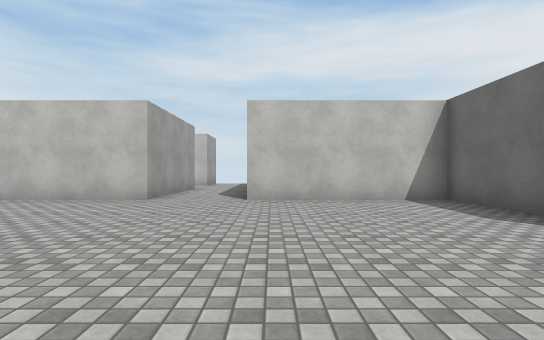
View 1 (above)

24 first-person views from a walk through a Unity game level. The camera is 1.2 m above the floor, looks level and sees 80° across. The floor is counted in squares, 2 m on a side. Each view is taken from the middle of a square. On the plan, view 1 faces up. The plan holds only what a view shows up to about 10 squares ahead; the rest is blank. The place goes on beyond the plan. Surface patterns are stand-ins for the level's own textures.

View 2
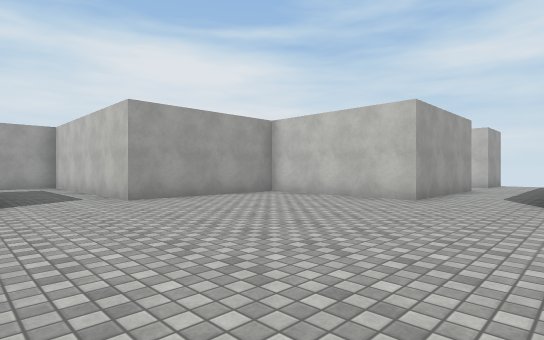

View 3
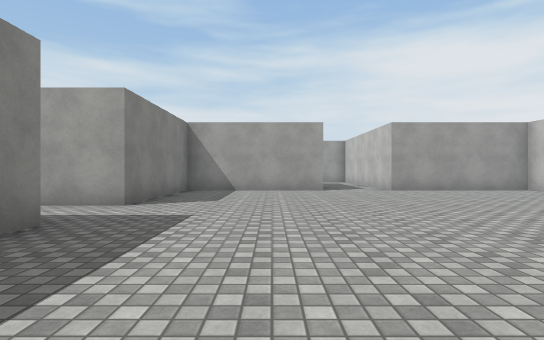

View 4
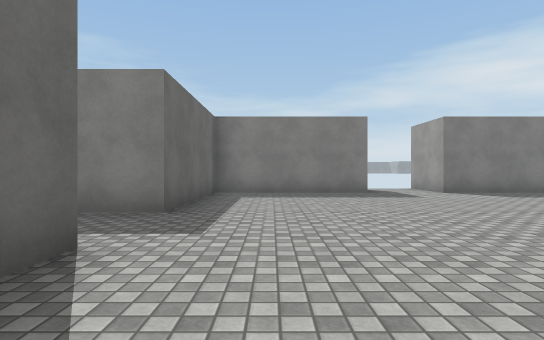

View 5
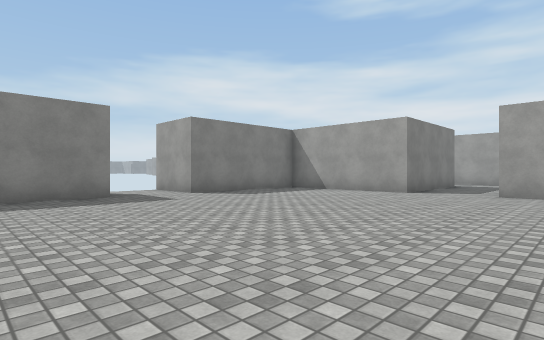

View 6
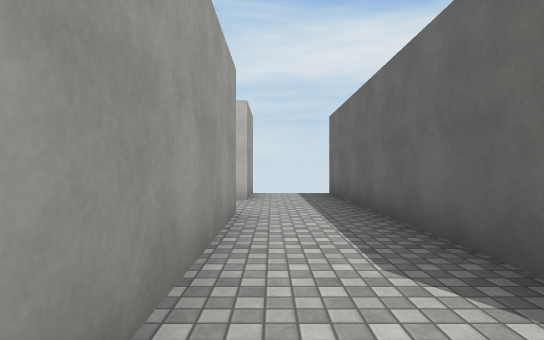

View 7
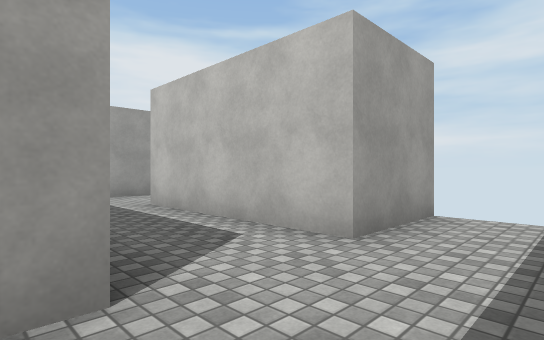

View 8
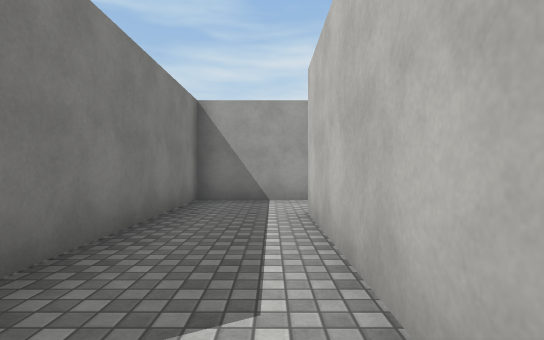

View 9
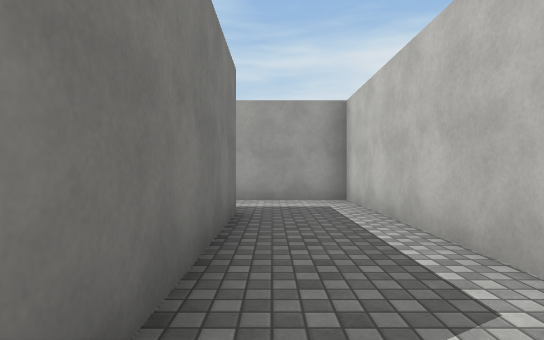

View 10
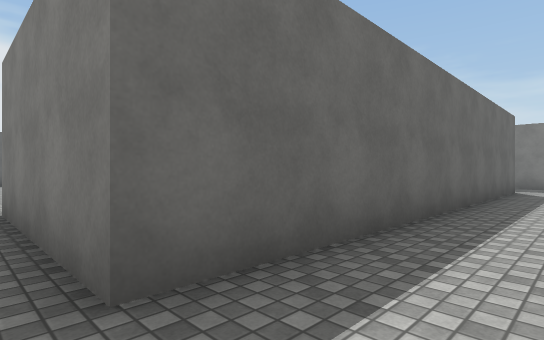

View 11
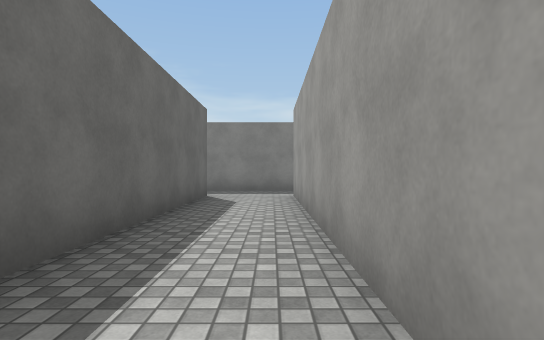

View 12
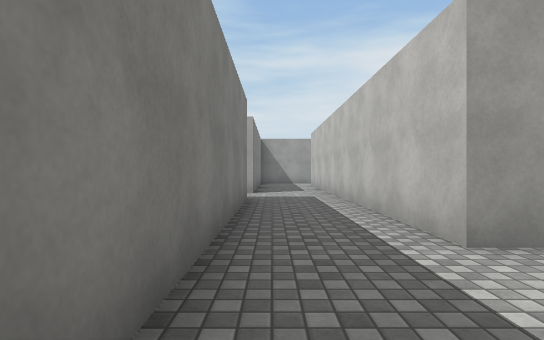

View 13
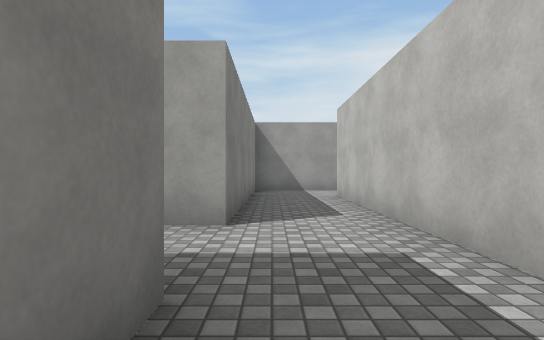

View 14
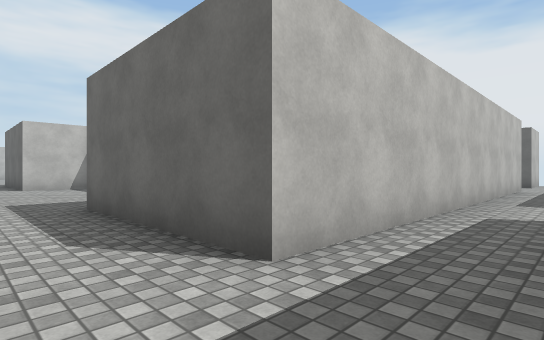

View 15
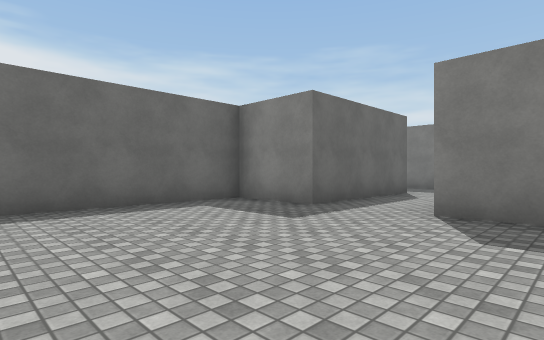

View 16
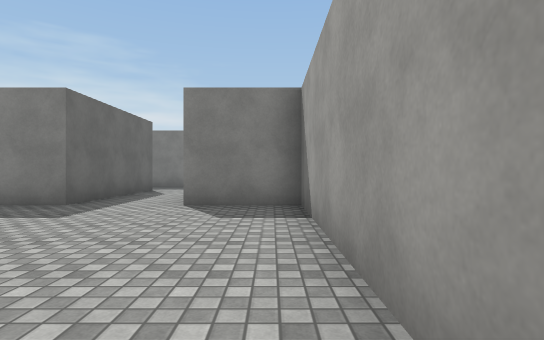

View 17
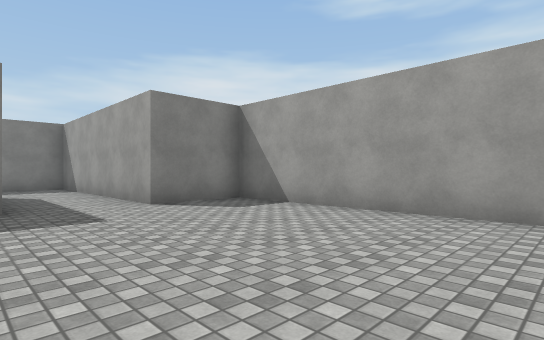

View 18
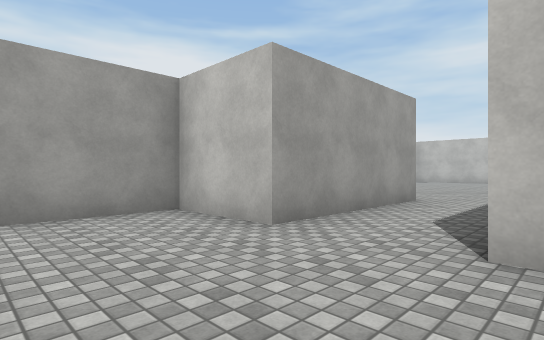

View 19
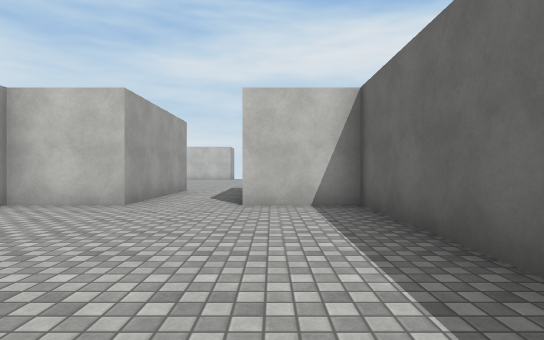

View 20
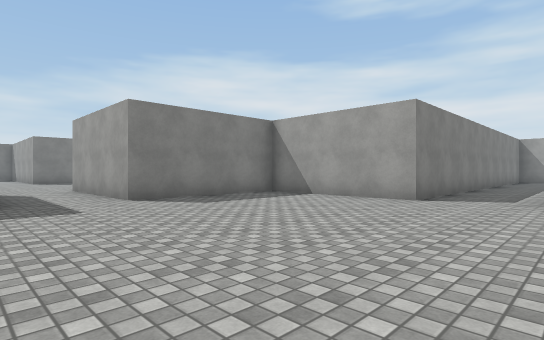

View 21
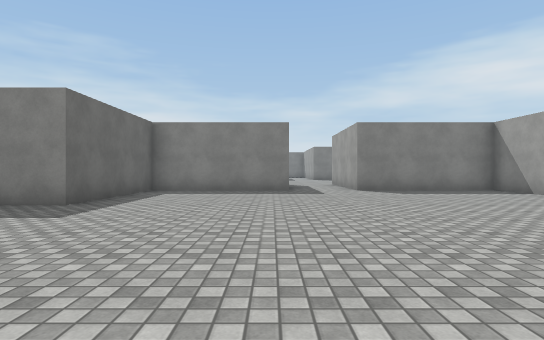

View 22
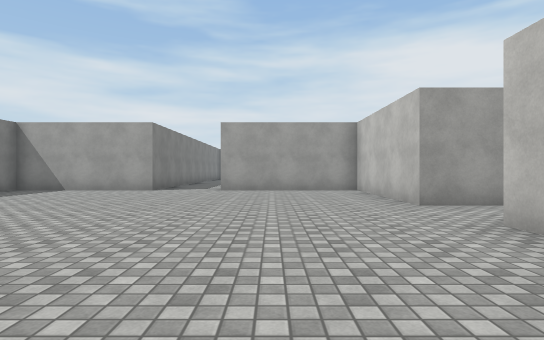

View 23
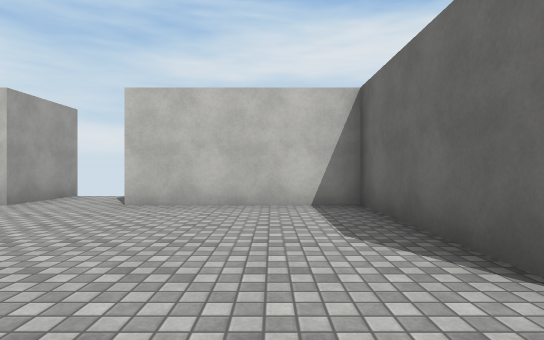

View 24
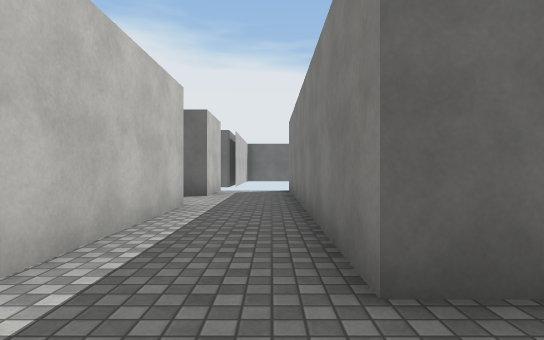

### Floor plan
Ten units are one square. View 1 is at (0, 0); x grows to the right and y downward. Boxes are objects, and circles mark ways between rooms. Rooms are numbered by the first view taken in them; rooms with no view inside come last. Other rooms are left out.
<svg viewBox="-341 -170 394 297">
<path fill="none" stroke="#000" d="M-6 35 35 35 35 -5 48 -5M-5 -78 -5 -144M35 -25 35 -65 -5 -65M-25 -105 -25 -65 -65 -65 -65 -25 -125 -25 -125 -2M-125 25 -125 95M-85 -135 -85 -105 -37 -105M-25 -145 -25 -125 -65 -125M-105 95 -105 -5 -65 -5 -65 35 -25 35 -25 55M-125 115 -100 115M-245 -5 -265 -5 -265 55 -245 55 -245 115 -185 115 -185 122M-165 115 -125 115M-125 95 -225 95 -225 55 -205 55 -205 -5 -225 -5M-225 -45 -185 -45 -185 -85 -105 -85M-185 -108 -185 -145 -225 -145M-245 -165 -245 -145 -285 -145 -285 -105M-225 -5 -225 -16M-145 -105 -182 -105M-336 -85 -285 -85 -285 -45 -245 -45 -245 -5M-105 -105 -125 -105 -125 -111"/>
<circle cx="-120" cy="105" r="3" fill="#2a7"/>
<circle cx="-235" cy="-5" r="3" fill="#2a7"/>
<text x="-40" y="-20">1</text>
<text x="-210" y="50">2</text>
<text x="-230" y="-90">3</text>
</svg>
Room 1 opens to room 2. Room 2 opens to room 3.

Where each view was taken, in squares from view 1:
view 1: 0 up, 0 right, facing up
view 2: 0 up, 0 right, facing up-left
view 3: 1 down, 3 right, facing left
view 4: 5 up, 2 right, facing down
view 5: 4 up, 2 right, facing down-left
view 6: 6 up, 2 left, facing up
view 7: 10 up, 1 left, facing up-left
view 8: 12 up, 2 left, facing left
view 9: 1 up, 6 left, facing left
view 10: 1 up, 12 left, facing down-right
view 11: 2 down, 12 left, facing down
view 12: 11 down, 10 left, facing left
view 13: 11 down, 15 left, facing left
view 14: 11 down, 24 left, facing up-right
view 15: 1 down, 26 left, facing down-right
view 16: 0 up, 26 left, facing down
view 17: 0 up, 22 left, facing down-left
view 18: 2 down, 22 left, facing up-left
view 19: 5 down, 22 left, facing up
view 20: 11 up, 22 left, facing down-left
view 21: 14 up, 22 left, facing down
view 22: 12 up, 19 left, facing left
view 23: 9 up, 20 left, facing up
view 24: 9 up, 20 left, facing right
